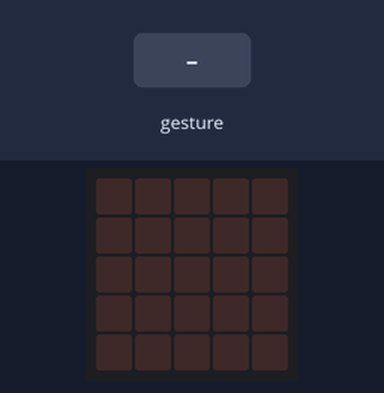
Bench run of a program on a simulated BBC micro:bit (MakeCode). Parts: the board's 5×5 LED display. The inputs (shaded band) are chosen by the test bench. Random numbers come from a fixed seed; a tilt is held for 1.5 s and a shake lasts 1 s, then the board lies face up again; the 48×5 strip is a reading aid, not a part: it shows the text the display is scrolling, unrolled, one strip-width of it at a time.

Above: at 1.2 s.
1.3 s: gesture 'shake'
At 6.0 s:
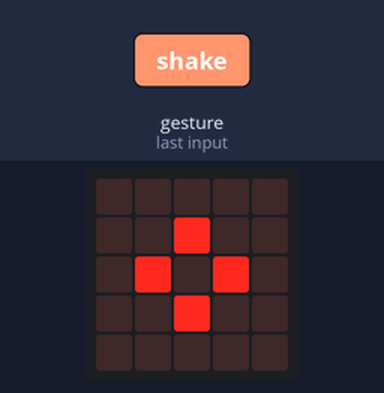
At 11.5 s:
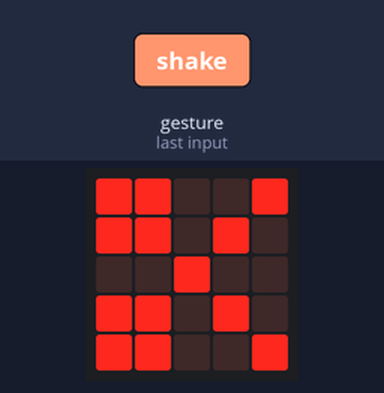
Timing chart, 0 to 13.0 s (numbered marks = the images above; inputs shaded):
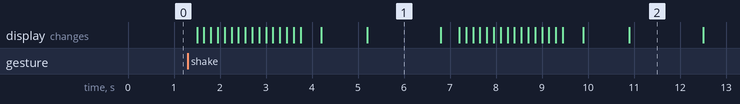

Measured:
- what the display in image 1 shows lasts 1.6 s, from 5.2 s to 6.8 s

The program:

main.ts
```typescript
let J1 = 0
let J2 = 0
input.onGesture(Gesture.Shake, function () {
    basic.showString("J1")
    basic.pause(1000)
    J1 = randint(0, 2)
    if (J1 == 0) {
        basic.showIcon(IconNames.SmallDiamond)
        basic.pause(1000)
    }
    if (J1 == 1) {
        basic.showIcon(IconNames.Square)
        basic.pause(1000)
    }
    if (J1 == 2) {
        basic.showIcon(IconNames.Scissors)
        basic.pause(1000)
    }
    basic.showLeds(`
        # . . . .
        . . . . .
        . . . . .
        . . . . .
        . . . . #
        `)
    basic.showString("J2")
    basic.pause(1000)
    J2 = randint(0, 2)
    if (J2 == 0) {
        basic.showIcon(IconNames.SmallDiamond)
        basic.pause(1000)
    }
    if (J2 == 1) {
        basic.showIcon(IconNames.Square)
        basic.pause(1000)
    }
    if (J2 == 2) {
        basic.showIcon(IconNames.Scissors)
        basic.pause(1000)
    }
    basic.showLeds(`
        . . # . .
        . . # . .
        . . # . .
        . . # . .
        . . # . .
        `)
})
```

test.ts
```typescript
// testes vão aqui; isto não será compilado quando este pacote for usado como uma extensão.
```
